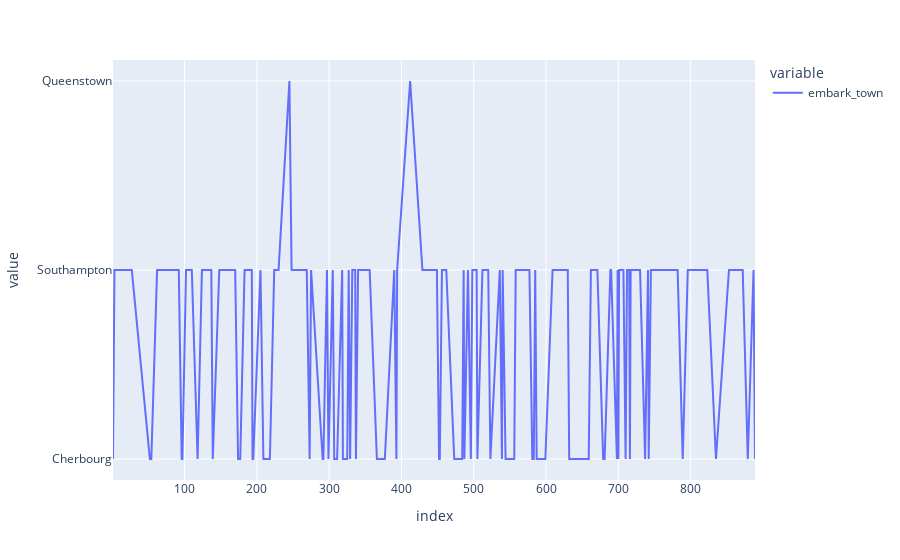

Notebook cell for this chart:
### Code cell
titanic['embark_town'].plot()

### Figure 1 — Plotly figure (JSON) as saved in the notebook; plotly's stock layout.template omitted (floating-point values rounded to 4 significant figures; data arrays with more than 128 entries replaced by an {"elided": "..."} marker saying what was removed)
{"data": [{"hovertemplate": "variable=embark_town<br>index=%{x}<br>value=%{y}<extra></extra>", "legendgroup": "embark_town", "line": {"color": "#636efa", "dash": "solid"}, "marker": {"symbol": "circle"}, "mode": "lines", "name": "embark_town", "orientation": "v", "showlegend": true, "type": "scatter", "x": {"elided": "182 int values"}, "xaxis": "x", "y": {"elided": "182 str values"}, "yaxis": "y"}], "layout": {"legend": {"title": {"text": "variable"}, "tracegroupgap": 0}, "margin": {"t": 60}, "xaxis": {"anchor": "y", "domain": [0, 1], "title": {"text": "index"}}, "yaxis": {"anchor": "x", "domain": [0, 1], "title": {"text": "value"}}}}
